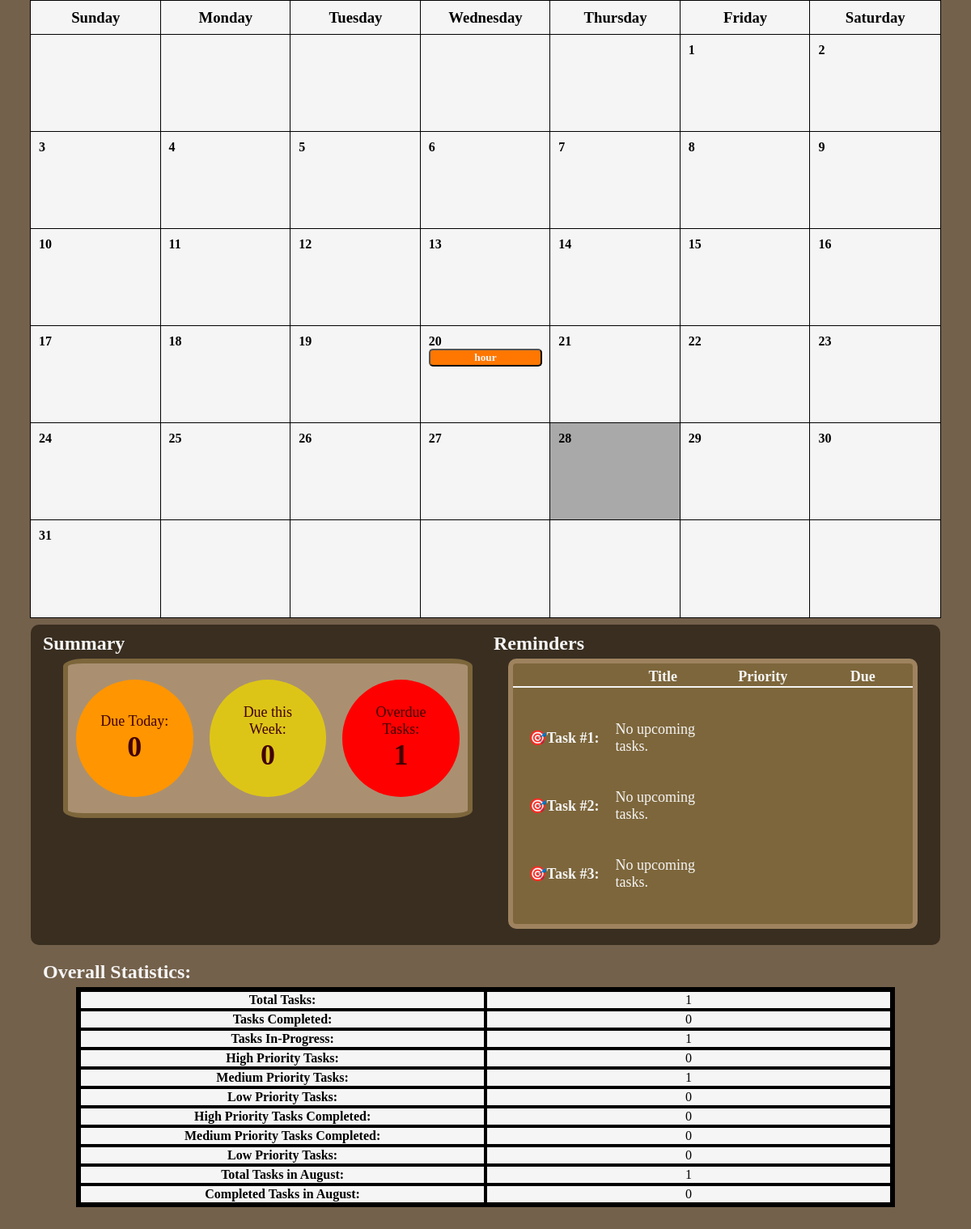
The page /home (signed in, lower part) on the database as committed earlier.
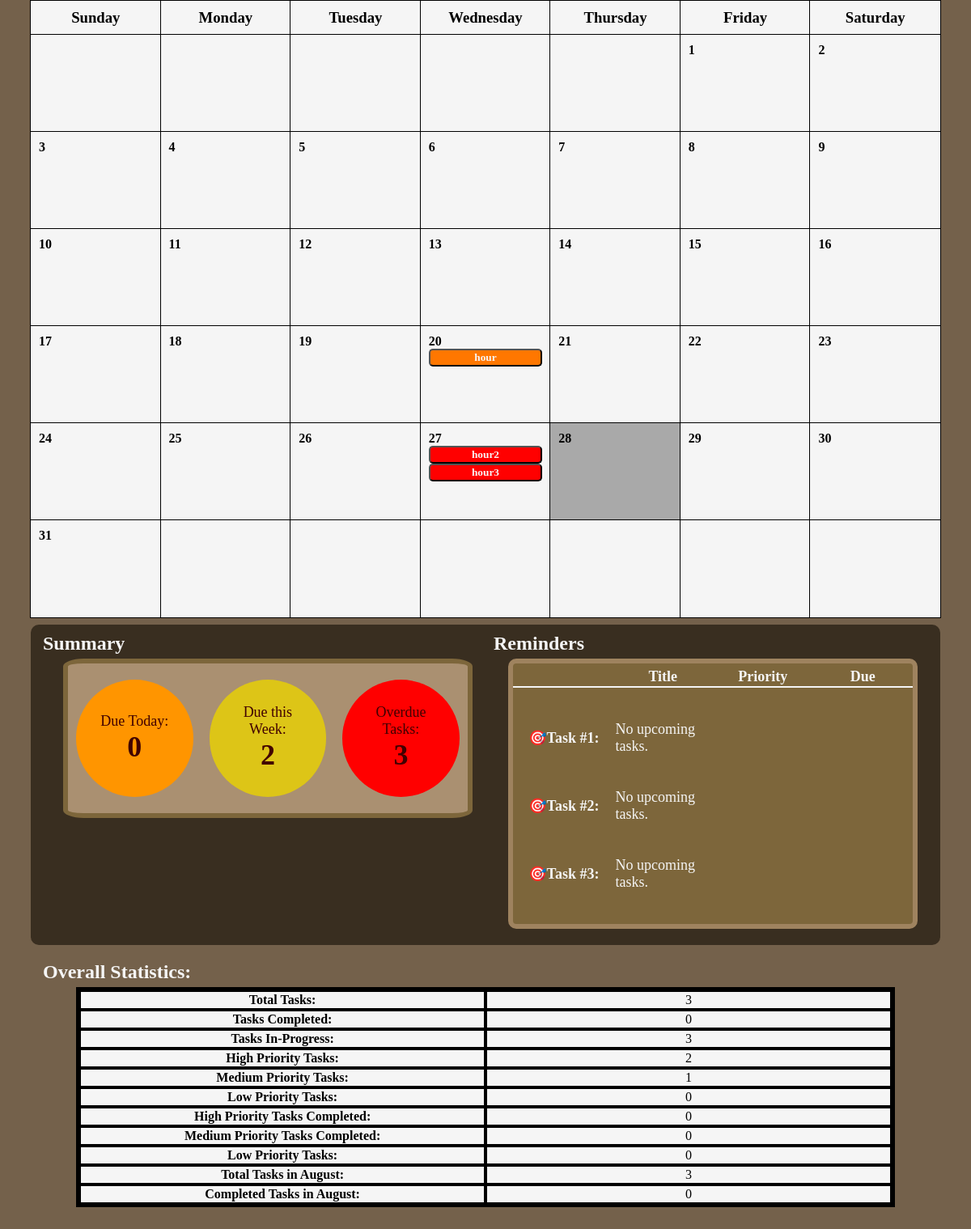
The same page on the database as committed later.
### app.py (models this page shows)
class Task(db.Model):
    id = db.Column(db.Integer, primary_key=True)
    title = db.Column(db.String(128), nullable=False)
    description = db.Column(db.Text, nullable=True)
    priority = db.Column(db.String(50), nullable=False)
    deadline = db.Column(db.DateTime, nullable=True)
    status = db.Column(db.String(50), nullable=False, default='In-Progress')
    set_today_reminder = db.Column(db.Boolean, nullable=False, default=True)
    set_tomorrow_reminder = db.Column(db.Boolean, nullable=False, default=True)
    user_id = db.Column(db.Integer, db.ForeignKey('user.id'), nullable=False)
    user = db.relationship('User', backref=db.backref('tasks', lazy=True))

### app.py (the view)
@app.route('/home')
def home():
    if 'user_id' not in session:
        flash('Please log in first.')
        return redirect(url_for('login'))  # Redirect to login if not logged in
    user_id = session['user_id'] # Grab the current logged-in user's ID from the session
    user = User.query.get(user_id)  # Used user_id to get the user object from database
    today = datetime.today()
    month = request.args.get('month', default=today.month, type=int)
    year = request.args.get('year', default=today.year, type=int)
    cal = calendar.Calendar(firstweekday=6)  # Create a calendar instance with weeks starting on Sunday (0=Monday, 6=Sunday)
    month_days = cal.monthdayscalendar(year, month) # month_days is a 2D array list where rows are weeks and columns are days
    month_name = calendar.month_name[month] # Gets month as a string
    tasks_list = Task.query.filter( # MUST use .filter() for extract
        extract('month', Task.deadline) == month, # extracts the task that matches the variables month and year
        extract('year',Task.deadline) == year
    ).all() # Within Task database, filter all task with the same month and year and put it into list
    tasks_count = Task.query.filter_by(user_id=user_id).count()
    tasks_complete_count = Task.query.filter(
        Task.user_id == user_id,
        Task.status == 'Complete'
    ).count()
    high_tasks = Task.query.filter(
        Task.user_id == user_id,
        Task.priority == 'High'
    ).count()
    medium_tasks = Task.query.filter(
        Task.user_id == user_id,
        Task.priority == 'Medium'
    ).count()
    low_tasks = Task.query.filter(
        Task.user_id == user_id,
        Task.priority == 'Low'
    ).count()
    high_tasks_completed = Task.query.filter(
        Task.user_id == user_id,
        Task.priority == 'High',
        Task.status == 'Complete'
    ).count()
    medium_tasks_completed = Task.query.filter(
        Task.user_id == user_id,
        Task.priority == 'Medium',
        Task.status == 'Complete'
    ).count()
    low_tasks_completed = Task.query.filter(
        Task.user_id == user_id,
        Task.priority == 'Low',
        Task.status == 'Complete'
    ).count()
    tasks_in_month = Task.query.filter(
        Task.user_id == user_id,
        extract('month', Task.deadline) == month # extracts the month from deadline
    ).count()
    completed_tasks_in_month = Task.query.filter(
        Task.user_id == user_id,
        Task.status == 'Complete',
        extract('month', Task.deadline) == month # extracts the month from deadline, checks if task's month equals today's month
    ).count()
    tasks_due_today = Task.query.filter(
        Task.user_id == user_id,
        Task.status == 'In-Progress',
        extract('month', Task.deadline) == today.month,
        extract('day', Task.deadline) == today.day,
        extract('year', Task.deadline) == today.year
    ).count()
    today = datetime.today().date() # force today to be a date object without time
    start_of_week = today - timedelta(days=today.weekday())        # Monday - today.weekday() calculates days passed since Mon. and subtracts by current day
    end_of_week = start_of_week + timedelta(days=6)                # Sunday - Adds 6 days to start of week
    tasks_due_week = Task.query.filter(
        Task.user_id == user_id,
        Task.status == 'In-Progress',
        func.date(Task.deadline) >= start_of_week, # func.date() gets the date portion and compares it tp the start_of_week date object
        func.date(Task.deadline) <= end_of_week,
        extract('year', Task.deadline) == today.year
    ).all()
    tasks_overdue = Task.query.filter(
        Task.user_id == user_id,
        Task.status == 'In-Progress',
        extract('month', Task.deadline) == today.month,
        extract('day', Task.deadline) < today.day,
        extract('year', Task.deadline) == today.year
    ).count()
    reminderTasks = reminderTasksList()
    return render_template('home.html', user=user, month=month, year=year, month_name=month_name, month_days=month_days,
        today=today, tasks_list=tasks_list, tasks_count=tasks_count, tasks_complete_count=tasks_complete_count, high_tasks=high_tasks,
        medium_tasks=medium_tasks, low_tasks=low_tasks, high_tasks_completed=high_tasks_completed, medium_tasks_completed=medium_tasks_completed,
        low_tasks_completed=low_tasks_completed, tasks_in_month=tasks_in_month, completed_tasks_in_month=completed_tasks_in_month,
        tasks_due_today=tasks_due_today, tasks_due_week=tasks_due_week, tasks_overdue=tasks_overdue, reminderTasks=reminderTasks, timedelta=timedelta)

### app.py (called while the page is built)
def reminderTasksList():
    user_id = session.get('user_id')
    today = date.today()
    top3 = [] # Holds a list of the top 3 tasks due
    allTasks = Task.query.filter_by(user_id=user_id).order_by(Task.deadline.asc()).all() # Filters tasks by user's id in database, and sort by deadline (earliest to latest)
    for task in allTasks:
        if len(top3) < 3:
            if task.status == 'In-Progress' and task.deadline.date() >= today:
                top3.append(task)
        else:
            break
    return top3

### templates/home.html (shortened to what the changed rows need)
{% extends "base.html" %}
{% block content %}
  <div class="dashboard">
    <section class="calendar-section">
        <div class="calendar-content">
            <div class="calendar-days">
                {% for week in month_days %}
                    {% for day in week %}
                        {% if day == 0 %}
                            <div class="calendar-day empty"></div>
                        {% else %}
                            <div class="calendar-day {% if day == today.day and month == today.month and year == today.year %}today{% endif %}">
                                <p class="day-number">
                                    {{ day }}
                                </p>
                                <div class="day-tasks">
                                    {% set ns = namespace(count=3, show_more=false) %}
                                    {% for task in tasks_list %}
                                        {% if task.deadline.day == day %}
                                            {% if ns.count > 0 %}
                                                {% set ns.count = ns.count - 1 %}
                                                {% set ns.show_more = true %}
                                                <button type="button" class="cal-task {{ task.priority | lower }}" onclick="openTaskPopup(this, 'task-info-popup')"
                                                    task-id="{{ task.id }}"
                                                    task-title="{{ task.title }}"
                                                    task-description="{{ task.description }}"
                                                    task-priority="{{ task.priority }}"
                                                    task-deadline="{{ task.deadline.strftime('%B %d, %Y @ %I:%M %p') }}"
                                                >
                                                    {{ task.title }}
                                                </button>
                                            {% elif ns.show_more == true %}
                                                {% set ns.show_more = false %}
                                                <a href="{{ url_for('view_more_tasks', deadline=task.deadline.strftime('%Y-%m-%d'))}}">
                                                    <button type="button" class="more-button"> ... </button>
                                                </a>
                                            {% endif %}
                                        {% endif %}
                                    {% endfor %}
                                </div>
                            </div>
                        {% endif %}
                    {% endfor %}
                {% endfor %}
            </div>
        </div>
    </section>
    <div class="sumrem-section">
        <section class="summary-section">
            <h2 style="margin:0; margin-bottom: 5px; color: whitesmoke; margin-left: 15px;">Summary</h2>
            <div class="summary-box">
                <div class="summary-content">
                    <div class="due-week">
                        <div class="text">
                            <p>Due this Week:</p>
                            <h4>{{ tasks_due_week | length }}</h4>
                        </div>
                    </div>
                    <div class="overdue-tasks">
                        <div class="text">
                            <p>Overdue Tasks:</p>
                            <h4>{{ tasks_overdue }}</h4>
                        </div>
                    </div>
                </div>
            </div>
        </section>
        <section class="reminders-section">
            <h2 style="margin:0; margin-bottom: 5px; color: whitesmoke; margin-left: 10px;">Reminders</h2>
            <div class="reminder-box">
                <table class="reminder-table">
                    <tr class="reminder-header">
                        <th></th>
                        <th>Title</th>
                        <th>Priority</th>
                        <th>Due</th>
                    </tr>
                    <tr class="task1">
                        <th>🎯Task #1:</th>
                    </tr>
                    <tr class="task2">
                        <th>🎯Task #2:</th>
                    </tr>
                    <tr class="task3">
                        <th>🎯Task #3:</th>
                    </tr>
                </table>
            </div>
        </section>
    </div>
    <section class="stats-section">
        <h2 class="stats-title" style="margin:0; margin-bottom: 5px; color: whitesmoke; margin-left: 15px; font-family: Bahnschrift SemiBold;">Overall Statistics:</h2>
        <div class="stats-box">
            <table class="stats-table">
                <tr class="total-tasks">
                    <th>Total Tasks:</th>
                    <td>{{ tasks_count }}</td>
                </tr>
                <tr class="complete-tasks">
                    <th>Tasks Completed:</th>
                </tr>
                <tr class="in-progress-tasks">
                    <th>Tasks In-Progress:</th>
                    <td>{{ tasks_count - tasks_complete_count }}</td>
                </tr>
                <tr class="high-priority-tasks">
                    <th>High Priority Tasks:</th>
                    <td>{{ high_tasks }}</td>
                </tr>
                <tr class="medium-priority-tasks">
                    <th>Medium Priority Tasks:</th>
                </tr>
                 <tr class="low-priority-tasks">
                    <th>Low Priority Tasks:</th>
                </tr>
                  <tr class="high-priority-tasks-completed">
                    <th>High Priority Tasks Completed:</th>
                </tr>
                <tr class="medium-priority-tasks-completed">
                    <th>Medium Priority Tasks Completed:</th>
                </tr>
                <tr class="low-priority-tasks-completed">
                    <th>Low Priority Tasks:</th>
                </tr>
                <tr class="tasks-month">
                    <th>Total Tasks in {{ month_name }}:</th>
                    <td>{{ tasks_in_month }}</td>
                </tr>
                <tr class="tasks-completed-month">
                    <th>Completed Tasks in {{ month_name }}:</th>
                </tr>
            </table>
        </div>
    </section>
  </div>
{% endblock %}

Rows that differ between the two databases and show on the page:
added Task: title "hour2", shown under "27"
added Task: title "hour3", shown under "27"
Other text that changed with them:
{{ tasks_due_week | length }}: "0" → "2"
{{ tasks_overdue }}: "1" → "3"
{{ tasks_count }}: "1" → "3"
{{ tasks_count - tasks_complete_count }}: "1" → "3"
{{ high_tasks }}: "0" → "2"
{{ tasks_in_month }}: "1" → "3"
